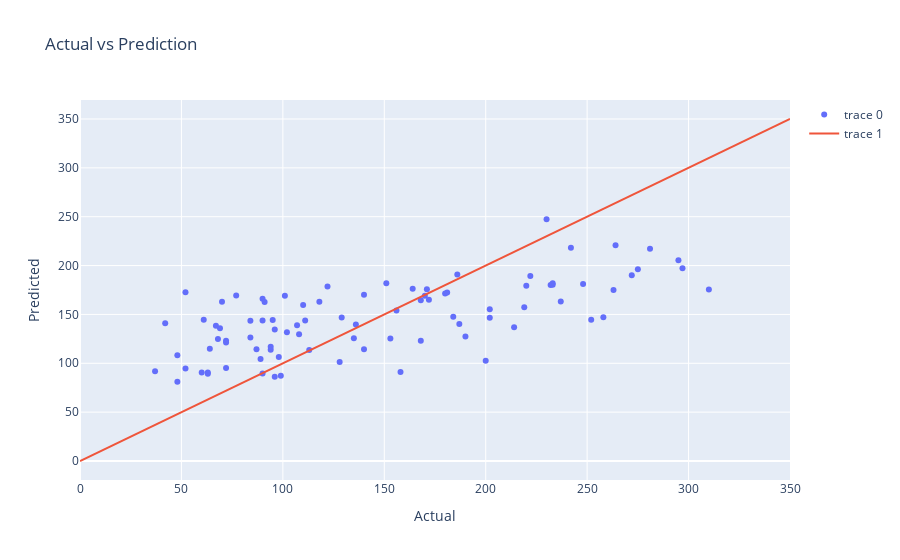

Here is the notebook cell this chart was saved with:
### Code cell
import plotly.graph_objs as go
fig = go.Figure()
fig.add_trace(go.Scatter(x= y_test["target"], y = y_pred.flatten(), mode= "markers"))
fig.add_trace(go.Scatter(x=[0,350], y=[0,350], mode= "lines"))
fig.update_layout(title = "Actual vs Prediction", xaxis_title = "Actual", yaxis_title = "Predicted")
fig.show()
